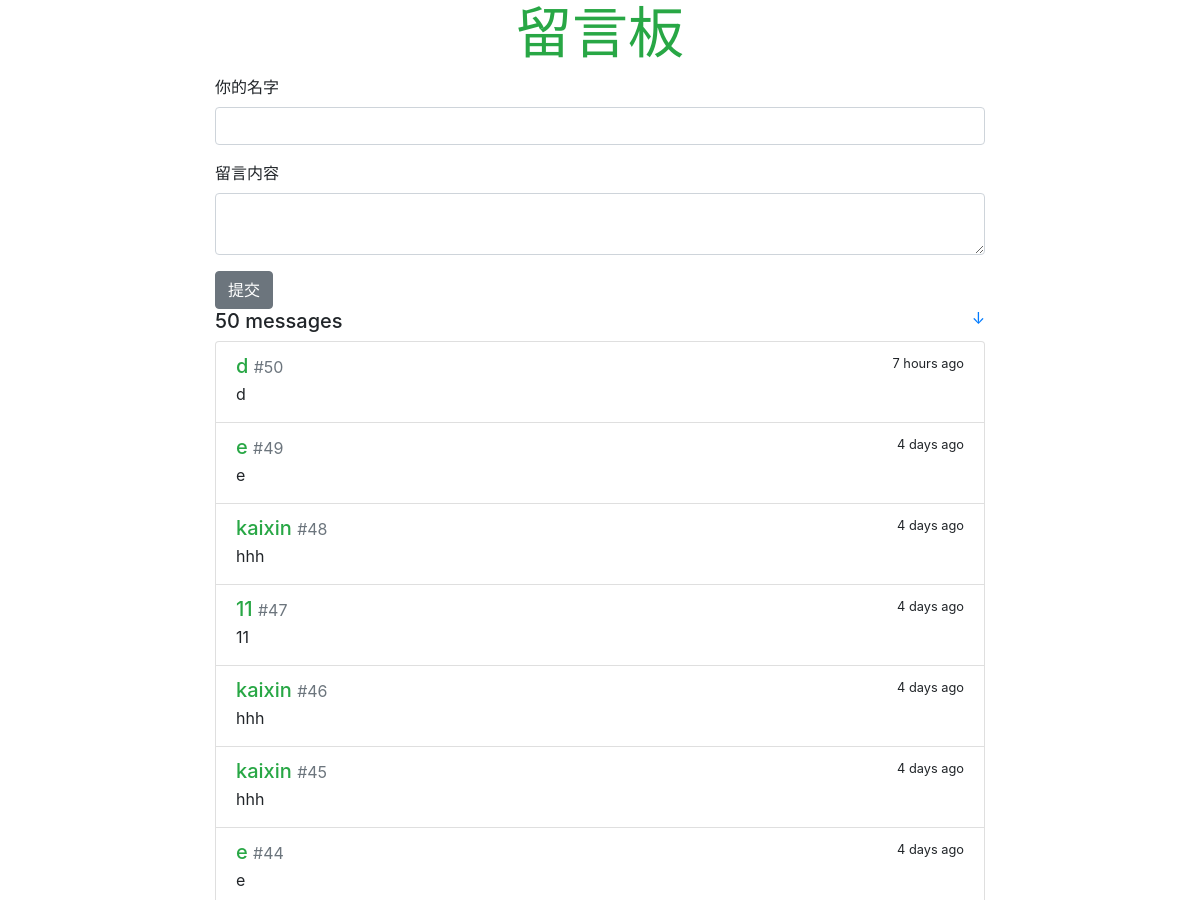
Before: / (upper part) with the older database file.
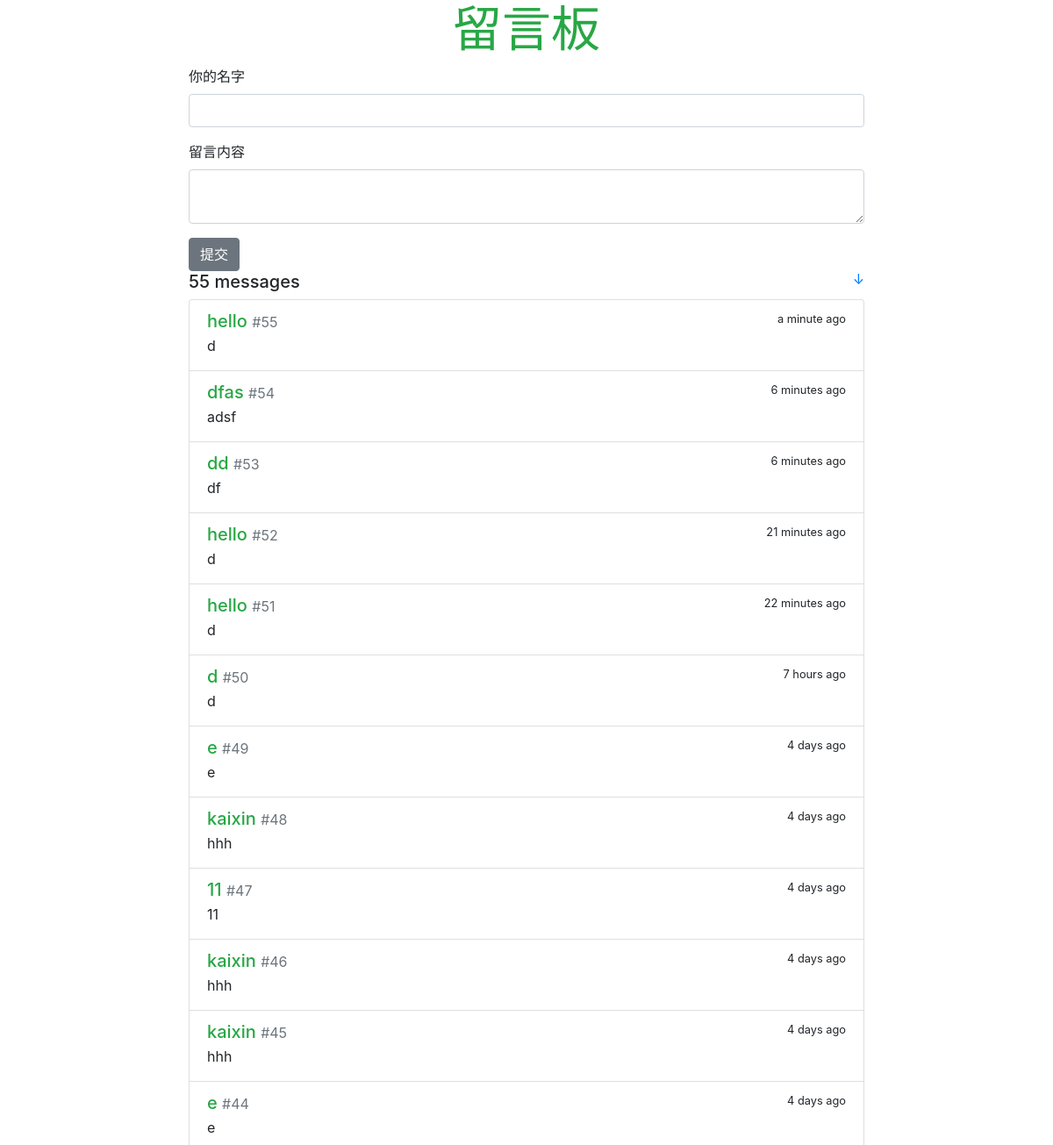
After: the same page with the newer database file.
### main/models/message.py (models this page shows, shortened)
class Message(db.Model):
    id = db.Column(db.Integer, primary_key=True)
    name = db.Column(db.String(20))
    content = db.Column(db.String(200))
    submit_time = db.Column(db.DateTime, default=datetime.utcnow, index=True)

### main/views/index.py (the view)
@app.route('/')
def index():
    messages = Message.query.order_by(Message.submit_time.desc()).all()
    reg_data = ''.join(random.sample(string.ascii_letters + string.digits, 60))
    resp = make_response(render_template('index.html', messages=messages, current_time=datetime.utcnow(), reg_data=reg_data))
    resp.set_cookie('reg_data', reg_data)
    return resp

### templates/index.html (shortened to what this page needs)
{% extends 'base.html' %}
{% block content %}
    <div>
        <form method="post" action="{{ url_for('submit') }}" id="message_form">
            <div class="form-group">
                <label class="form-control-lable" for="name">你的名字</label>
                <input class="form-control" name="name" required />
            </div>
            <div class="form-group">
                <label class="form-control-lable" for="message">留言内容</label>
                <textarea class="form-control" name="message" required></textarea>
            </div>
            <button type="button" class="btn btn-secondary" id="post_message">提交</button>
        </form>
    </div>
    <h5>{{ messages|length }} messages
        <small class="float-right">
            <a href="#bottom" title="Go Bottom">&darr;</a>
        </small>
    </h5>
    <div class="list-group">
        {% for message in messages %}
            <a class="list-group-item list-group-item-action flex-column">
                <div class="d-flex w-100 justify-content-between">
                    <h5 class="mb-1 text-success">{{ message.name }}
                        <small class="text-muted"> #{{ loop.revindex }}</small>
                    </h5>
                    <small data-toggle="tooltip" data-placement="top"
                           data-timestamp="{{ message.submit_time.strftime('%Y-%m-%d %H:%M:%S') }}"
                           data-delay="500">
                        {{ moment(message.submit_time).fromNow(refresh=True) }}
                    </small>
                </div>
                <p class="mb-1">{{ message.content }}</p>
            </a>
        {% endfor %}
    </div>
{% endblock %}

### templates/base.html (shortened to what this page needs)
<!DOCTYPE html>
<html lang="en">
<head>
    <link rel="stylesheet" type="text/css" href="{{ url_for('static', filename='css/bootstrap.min.css') }}"/>
    <link rel="stylesheet" type="text/css" href="{{ url_for('static', filename='css/style.css') }}">
</head>
<body>
<main class="container">
    <header>
        <h1 class="text-center display-4">
            <a class="text-success"><strong>留言板</strong></a>
        </h1>
    </header>
    {% block content %}
    {% endblock %}
</main>
</body>
</html>

### static/css/style.css (style rules this page uses)
.container { max-width: 800px; }

Changed rows visible on the page:
added Message: name "hello", submit_time "a minute ago", content "d"
added Message: name "dfas", submit_time "6 minutes ago", content "adsf"
added Message: name "dd", submit_time "6 minutes ago", content "df"
added Message: name "hello", submit_time "21 minutes ago", content "d"
added Message: name "hello", submit_time "22 minutes ago", content "d"
Other visible differences:
{{ messages|length }}: "50" → "55"
